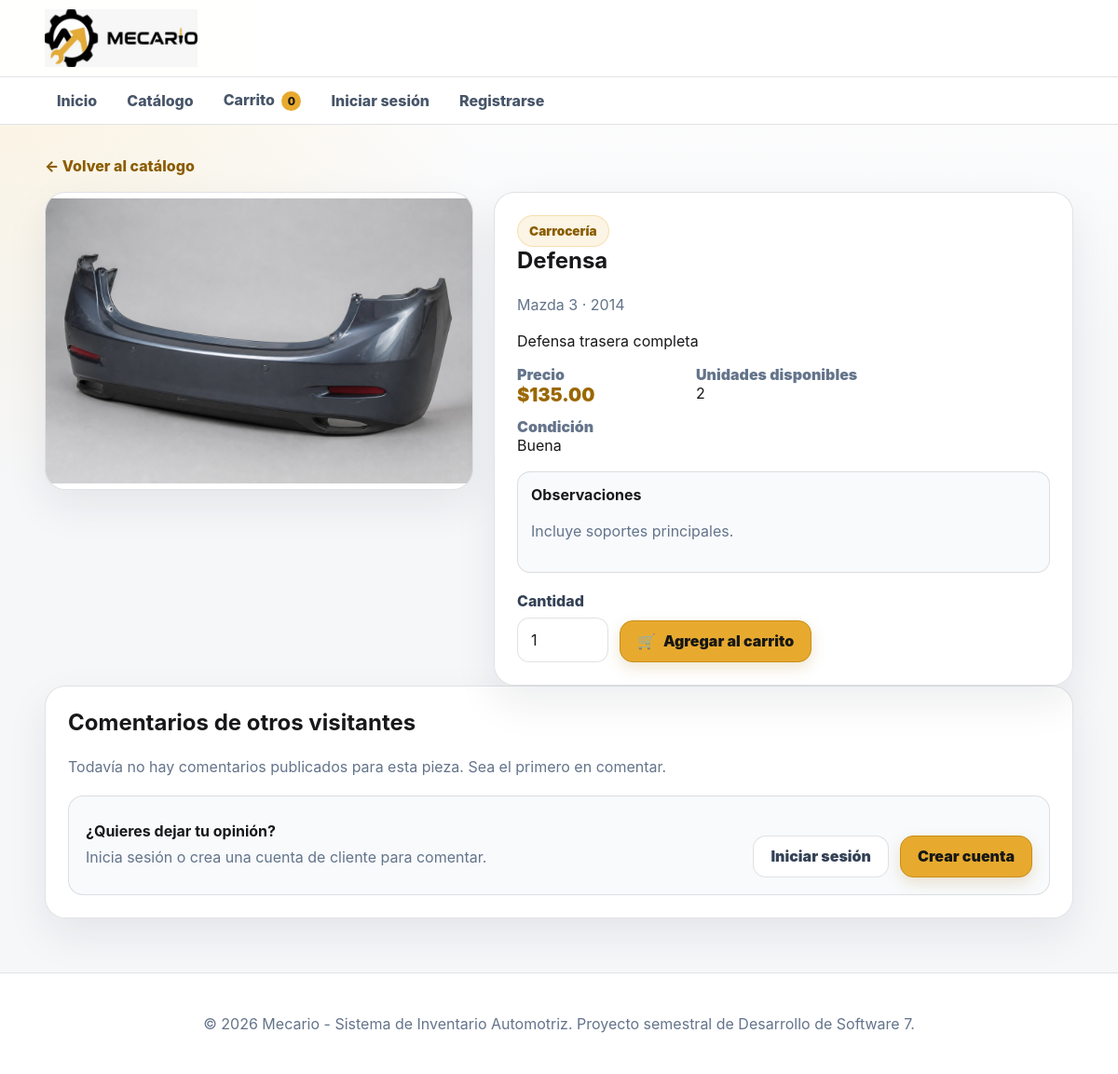
Page /public/parte/6 on the committed database.
### tables this page shows
CREATE TABLE IF NOT EXISTS inventario_partes (
    id_inventario INT UNSIGNED AUTO_INCREMENT PRIMARY KEY,
    id_auto INT UNSIGNED NOT NULL,
    id_parte INT UNSIGNED NOT NULL,
    id_seccion INT UNSIGNED NOT NULL,
    creado_por INT UNSIGNED NOT NULL,
    codigo_inventario VARCHAR(50) NOT NULL UNIQUE,
    descripcion_corta VARCHAR(255) NOT NULL,
    observaciones TEXT NULL,
    condicion_pieza ENUM('Excelente','Buena','Regular','Para reparar') NOT NULL DEFAULT 'Buena',
    precio DECIMAL(12,2) NOT NULL,
    cantidad INT UNSIGNED NOT NULL DEFAULT 0,
    thumbnail VARCHAR(255) NULL,
    imagen_grande VARCHAR(255) NULL,
    activo TINYINT(1) NOT NULL DEFAULT 1,
    fecha_creacion DATETIME NOT NULL DEFAULT CURRENT_TIMESTAMP,
    fecha_actualizacion DATETIME NULL DEFAULT NULL ON UPDATE CURRENT_TIMESTAMP,
    CONSTRAINT fk_inventario_auto FOREIGN KEY (id_auto) REFERENCES autos(id_auto)
        ON UPDATE CASCADE ON DELETE RESTRICT,
    CONSTRAINT fk_inventario_parte FOREIGN KEY (id_parte) REFERENCES partes(id_parte)
        ON UPDATE CASCADE ON DELETE RESTRICT,
    CONSTRAINT fk_inventario_seccion FOREIGN KEY (id_seccion) REFERENCES secciones(id_seccion)
        ON UPDATE CASCADE ON DELETE RESTRICT,
    CONSTRAINT fk_inventario_usuario FOREIGN KEY (creado_por) REFERENCES usuarios(id_usuario)
        ON UPDATE CASCADE ON DELETE RESTRICT,
    CONSTRAINT chk_inventario_precio CHECK (precio >= 0),
    CONSTRAINT chk_inventario_activo CHECK (activo IN (0,1)),
    INDEX idx_inventario_publico (activo,cantidad),
    INDEX idx_inventario_filtros (id_parte,id_auto,id_seccion),
    INDEX idx_inventario_descripcion (descripcion_corta)
);

CREATE TABLE IF NOT EXISTS secciones (
    id_seccion INT UNSIGNED AUTO_INCREMENT PRIMARY KEY,
    codigo VARCHAR(30) NOT NULL UNIQUE,
    nombre_seccion VARCHAR(100) NOT NULL UNIQUE,
    descripcion VARCHAR(255) NULL,
    activo TINYINT(1) NOT NULL DEFAULT 1,
    fecha_creacion DATETIME NOT NULL DEFAULT CURRENT_TIMESTAMP,
    fecha_actualizacion DATETIME NULL DEFAULT NULL ON UPDATE CURRENT_TIMESTAMP,
    CONSTRAINT chk_seccion_activo CHECK (activo IN (0,1))
);

CREATE TABLE IF NOT EXISTS partes (
    id_parte INT UNSIGNED AUTO_INCREMENT PRIMARY KEY,
    nombre_parte VARCHAR(100) NOT NULL UNIQUE,
    descripcion VARCHAR(255) NULL,
    activo TINYINT(1) NOT NULL DEFAULT 1,
    fecha_creacion DATETIME NOT NULL DEFAULT CURRENT_TIMESTAMP,
    fecha_actualizacion DATETIME NULL DEFAULT NULL ON UPDATE CURRENT_TIMESTAMP,
    CONSTRAINT chk_parte_activo CHECK (activo IN (0,1)),
    INDEX idx_parte_nombre (nombre_parte)
);

CREATE TABLE IF NOT EXISTS autos (
    id_auto INT UNSIGNED AUTO_INCREMENT PRIMARY KEY,
    marca VARCHAR(80) NOT NULL,
    modelo VARCHAR(100) NOT NULL,
    anio SMALLINT UNSIGNED NOT NULL,
    descripcion VARCHAR(255) NULL,
    activo TINYINT(1) NOT NULL DEFAULT 1,
    fecha_creacion DATETIME NOT NULL DEFAULT CURRENT_TIMESTAMP,
    fecha_actualizacion DATETIME NULL DEFAULT NULL ON UPDATE CURRENT_TIMESTAMP,
    CONSTRAINT uq_auto_marca_modelo_anio UNIQUE (marca,modelo,anio),
    CONSTRAINT chk_auto_activo CHECK (activo IN (0,1)),
    INDEX idx_auto_busqueda (marca,modelo,anio)
);

### app/Controllers/PublicController.php (called while the page is built, shortened)
<?php
final class PublicController
{
    private Database $db;
    private Comentario $comentarios;
    public function __construct()
    {
        $this->db = Database::getInstancia();
        $this->comentarios = new Comentario();
    }
    public function detalle(string $id): void
    {
        $idInventario = Sanitizer::entero($id);
        $parte = $this->obtenerParte($idInventario);
        View::renderizar('publico/detalle', [
            'titulo' => $parte['nombre_parte'],
            'parte' => $parte,
            'comentarios' => $this->comentarios->listarPublicados($idInventario),
        ]);
    }
    private function obtenerParte(int $idInventario): ?array
    {
        return $this->db->consultarUno(
            'SELECT
                ip.id_inventario,
                ip.descripcion_corta,
                ip.observaciones,
                ip.condicion_pieza,
                ip.precio,
                ip.cantidad,
                ip.thumbnail,
                ip.imagen_grande,
                a.marca,
                a.modelo,
                a.anio,
                p.nombre_parte,
                s.nombre_seccion
            FROM inventario_partes ip
            INNER JOIN autos a ON a.id_auto = ip.id_auto
            INNER JOIN partes p ON p.id_parte = ip.id_parte
            INNER JOIN secciones s ON s.id_seccion = ip.id_seccion
            WHERE ip.id_inventario = :id
                AND ip.activo = 1',
            ['id' => $idInventario]
        );
    }
}

### public/index.php (called while the page is built, shortened)
<?php
$router = new Router();
$router->despachar();

### app/Helpers/Url.php (called while the page is built, shortened)
<?php
final class Url
{
    public static function base(): string
    {
        $script = str_replace(
            '\\',
            '/',
            $_SERVER['SCRIPT_NAME'] ?? '/public/index.php'
        );
        $base = rtrim(dirname($script), '/');
        return $base === '.' ? '' : $base;
    }
    public static function ruta(string $ruta = '/'): string
    {
        $ruta = '/' . ltrim($ruta, '/');
        return self::base() . ($ruta === '//' ? '/' : $ruta);
    }
    public static function upload(string $archivo): string
    {
        $baseProyecto = dirname(self::base());
        return rtrim($baseProyecto, '/') . '/' . ltrim($archivo, '/');
    }
}

### app/Helpers/Sanitizer.php (called while the page is built, shortened)
<?php
final class Sanitizer
{
    public static function entero(mixed $valor): int
    {
        return (int) filter_var(
            $valor,
            FILTER_SANITIZE_NUMBER_INT
        );
    }
    public static function html(mixed $valor): string
    {
        return htmlspecialchars(
            (string) $valor,
            ENT_QUOTES | ENT_SUBSTITUTE,
            'UTF-8'
        );
    }
}

### app/Core/Database.php (called while the page is built, shortened)
<?php
final class Database
{
    private static ?self $instancia = null;
    private PDO $conexion;
    private function __construct()
    {
        $config = require dirname(__DIR__, 2) . '/config/config.php';
        $db = $config['database'];
        $dsn = sprintf(
            'mysql:host=%s;port=%s;dbname=%s;charset=%s',
            $db['host'],
            $db['port'],
            $db['name'],
            $db['charset']
        );
        try {
            $this->conexion = new PDO(
                $dsn,
                $db['user'],
                $db['password'],
                [
                    PDO::ATTR_ERRMODE => PDO::ERRMODE_EXCEPTION,
                    PDO::ATTR_DEFAULT_FETCH_MODE => PDO::FETCH_ASSOC,
                    PDO::ATTR_EMULATE_PREPARES => false,
                ]
            );
        } catch (PDOException $exception) {
            throw new RuntimeException(
                'No se pudo conectar con la base de datos.',
                0,
                $exception
            );
        }
    }
    public static function getInstancia(): self
    {
        return self::$instancia ??= new self();
    }
    public function consultar(string $sql, array $parametros = []): PDOStatement
    {
        $sentencia = $this->conexion->prepare($sql);
        $sentencia->execute($parametros);
        return $sentencia;
    }
    public function consultarUno(string $sql, array $parametros = []): ?array
    {
        $resultado = $this->consultar($sql, $parametros)->fetch();
        return $resultado === false ? null : $resultado;
    }
}

### app/Core/Session.php (called while the page is built, shortened)
<?php
final class Session
{
    public static function obtener(string $clave, mixed $predeterminado = null): mixed
    {
        return $_SESSION[$clave] ?? $predeterminado;
    }
    public static function usuario(): ?array
    {
        $usuario = self::obtener('usuario');
        return is_array($usuario) ? $usuario : null;
    }
    public static function estaAutenticado(): bool
    {
        return self::usuario() !== null;
    }
}

### app/Views/publico/detalle.php (the view, shortened to what this page needs)
<?php
$imagenGrande = $parte['imagen_grande'] ?? $parte['thumbnail'] ?? null;
?>
<main class="container">
    <a class="volver" href="<?= Sanitizer::html(Url::ruta('/catalogo')) ?>">&larr; Volver al catálogo</a>
    <section class="detalle-parte">
        <div class="detalle-imagen">
            <?php if ($imagenGrande): ?>
                <img src="<?= Sanitizer::html(Url::upload($imagenGrande)) ?>" alt="<?= Sanitizer::html($parte['nombre_parte']) ?>">
            <?php else: ?>
                <div class="detalle-sin-imagen" aria-hidden="true"><?= Sanitizer::html(mb_substr($parte['nombre_parte'], 0, 1)) ?></div>
            <?php endif; ?>
        </div>
        <div class="card detalle-info">
            <span class="chip"><?= Sanitizer::html($parte['nombre_seccion']) ?></span>
            <h1><?= Sanitizer::html($parte['nombre_parte']) ?></h1>
            <p class="muted"><?= Sanitizer::html($parte['marca'] . ' ' . $parte['modelo'] . ' · ' . $parte['anio']) ?></p>
            <?php if (!empty($parte['descripcion_corta'])): ?><p><?= Sanitizer::html($parte['descripcion_corta']) ?></p><?php endif; ?>
            <dl class="detalle-datos">
                <div><dt>Precio</dt><dd class="precio">$<?= Sanitizer::html(number_format((float) $parte['precio'], 2)) ?></dd></div>
                <div><dt>Unidades disponibles</dt><dd><?= Sanitizer::html((string) $parte['cantidad']) ?></dd></div>
                <div><dt>Condición</dt><dd><?= Sanitizer::html($parte['condicion_pieza']) ?></dd></div>
            </dl>
            <?php if (!empty($parte['observaciones'])): ?>
                <div class="detail-observation"><strong>Observaciones</strong><p class="muted"><?= Sanitizer::html($parte['observaciones']) ?></p></div>
            <?php endif; ?>
            <form class="add-cart-detail" method="POST" action="<?= Sanitizer::html(Url::ruta('/carrito/agregar/' . $parte['id_inventario'])) ?>">
                <div class="quantity-row">
                    <div class="form-group"><label for="cantidad">Cantidad</label><input id="cantidad" type="number" name="cantidad" min="1" max="<?= (int) $parte['cantidad'] ?>" value="1" required></div>
                    <button class="btn" type="submit"><span aria-hidden="true">🛒</span> Agregar al carrito</button>
                </div>
            </form>
        </div>
    </section>
    <section class="card seccion-comentarios">
        <h2>Comentarios de otros visitantes</h2>
        <?php if ($comentarios === []): ?>
            <p class="muted">Todavía no hay comentarios publicados para esta pieza. Sea el primero en comentar.</p>
        <?php endif; ?>
        <?php if (Session::estaAutenticado() && Session::esCliente() && Session::tienePermiso('comentarios.crear')): ?>
            <form class="form-comentario" action="<?= Sanitizer::html(Url::ruta('/comentarios/guardar')) ?>" method="POST">
                <?= Csrf::campo() ?>
                <input type="hidden" name="id_inventario" value="<?= Sanitizer::html((string) $parte['id_inventario']) ?>">
                <div class="commenting-as">
                    <span>Comentando como</span>
                    <strong><?= Sanitizer::html(trim((string) (Session::usuario()['nombre'] ?? '') . ' ' . (string) (Session::usuario()['apellido'] ?? ''))) ?></strong>
                </div>
                <div class="form-group"><label for="comentario">Comentario</label><textarea id="comentario" name="comentario" rows="4" maxlength="500" required></textarea></div>
                <button class="btn" type="submit">Enviar comentario</button>
                <p class="muted nota-moderacion">Tu comentario aparecerá después de ser revisado por un moderador.</p>
            </form>
        <?php elseif (!Session::estaAutenticado()): ?>
            <div class="comment-login-box">
                <div><strong>¿Quieres dejar tu opinión?</strong><p class="muted">Inicia sesión o crea una cuenta de cliente para comentar.</p></div>
                <div class="action-row"><a class="btn btn-secundario" href="<?= Sanitizer::html(Url::ruta('/login')) ?>">Iniciar sesión</a><a class="btn" href="<?= Sanitizer::html(Url::ruta('/registro')) ?>">Crear cuenta</a></div>
            </div>
        <?php endif; ?>
    </section>
</main>

### app/Core/Router.php (shortened to what this page needs)
<?php
final class Router
{
    private array $rutas = [];
    private function agregar(
        string $metodo,
        string $ruta,
        callable|array $accion
    ): void {
        $this->rutas[$metodo][] = [
            'ruta' => $this->normalizar($ruta),
            'accion' => $accion,
        ];
    }
    public function despachar(): void
    {
        $metodo = strtoupper($_SERVER['REQUEST_METHOD'] ?? 'GET');
        $rutaActual = $this->obtenerRutaActual();
        foreach ($this->rutas[$metodo] ?? [] as $rutaRegistrada) {
            $parametros = $this->coincide(
                $rutaRegistrada['ruta'],
                $rutaActual
            );
            if ($parametros !== false) {
                $this->ejecutarAccion(
                    $rutaRegistrada['accion'],
                    $parametros
                );
                return;
            }
        }
    }
    private function obtenerRutaActual(): string
    {
        $uri = parse_url(
            $_SERVER['REQUEST_URI'] ?? '/',
            PHP_URL_PATH
        ) ?: '/';
        $base = dirname($_SERVER['SCRIPT_NAME'] ?? '');
        if (
            $base !== ''
            && $base !== '/'
            && str_starts_with($uri, $base)
        ) {
            $uri = substr($uri, strlen($base));
        }
        return $this->normalizar($uri);
    }
    private function normalizar(string $ruta): string
    {
        $ruta = '/' . trim($ruta, '/');
        return $ruta === '//' ? '/' : $ruta;
    }
    private function coincide(
        string $rutaRegistrada,
        string $rutaActual
    ): array|false {
        $patron = preg_replace(
            '#\{[a-zA-Z_][a-zA-Z0-9_]*\}#',
            '([^/]+)',
            $rutaRegistrada
        );
        if (!preg_match('#^' . $patron . '$#', $rutaActual, $coincidencias)) {
            return false;
        }
        array_shift($coincidencias);
        return $coincidencias;
    }
    private function ejecutarAccion(
        callable|array $accion,
        array $parametros
    ): void {
        if (
            is_array($accion)
            && isset($accion[0], $accion[1])
            && is_string($accion[0])
        ) {
            $controlador = new $accion[0]();
            $metodo = $accion[1];
            $controlador->{$metodo}(...$parametros);
            return;
        }
    }
}

### rows in the picture
inventario_partes: imagen_grande (picture), id_seccion.nombre_seccion "Carrocería", id_parte.nombre_parte "Defensa", id_auto.anio "Mazda 3 · 2014", descripcion_corta "Defensa trasera completa", precio "135.00", cantidad "2", condicion_pieza "Buena", observaciones "Incluye soportes principales."
